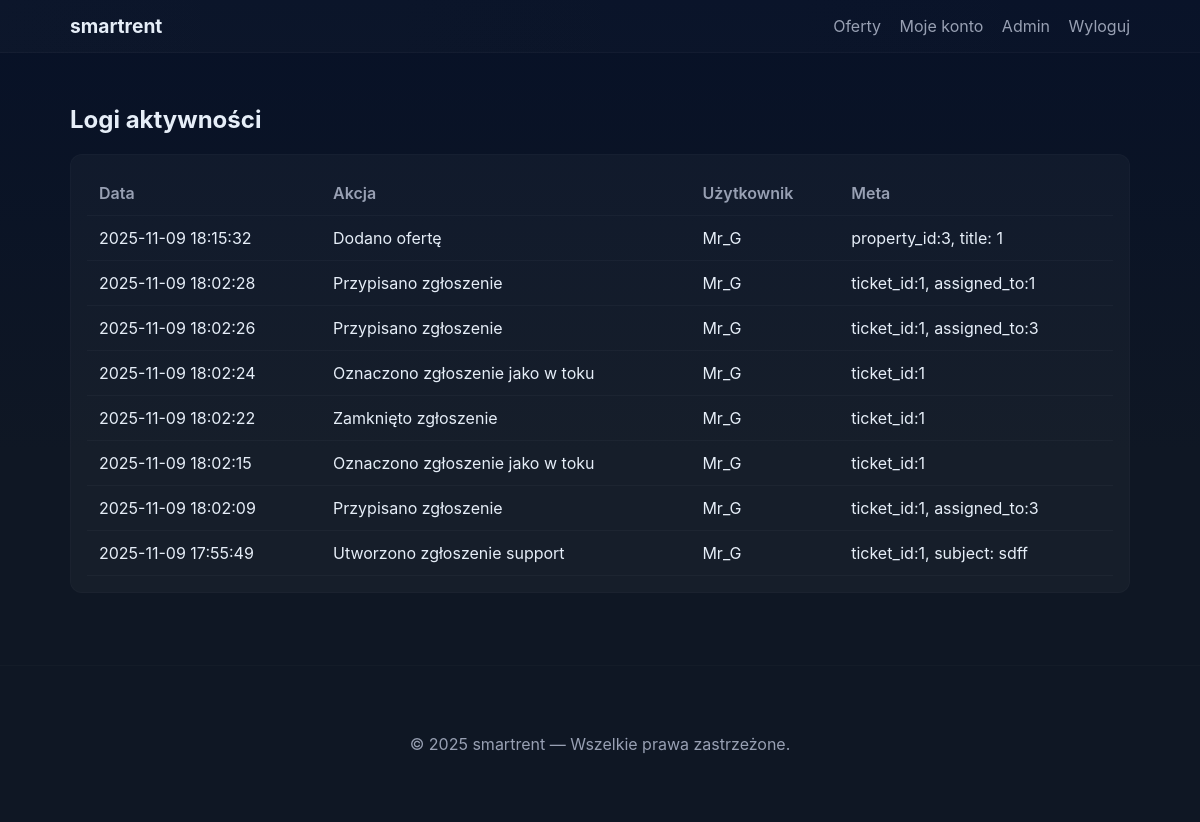
The page /admin_logs.php (signed in) on the database its author committed.
### tables this page shows
CREATE TABLE `activity_logs` (
  `id` int(11) NOT NULL,
  `actor_id` int(11) DEFAULT NULL,
  `action` varchar(255) NOT NULL,
  `meta` text DEFAULT NULL,
  `created_at` datetime DEFAULT current_timestamp()
);

CREATE TABLE `users` (
  `id` int(11) NOT NULL,
  `name` varchar(150) NOT NULL,
  `email` varchar(200) NOT NULL,
  `password` varchar(255) NOT NULL,
  `role` enum('user','admin') NOT NULL DEFAULT 'user',
  `created_at` datetime DEFAULT current_timestamp()
);

### includes/admin_functions.php (called while the page is built, shortened)
<?php
function admin_get_logs(PDO $pdo, int $limit = 200): array {
    $stmt = $pdo->prepare("SELECT l.*, u.name AS actor_name, u.email AS actor_email
                           FROM activity_logs l
                           LEFT JOIN users u ON l.actor_id = u.id
                           ORDER BY l.created_at DESC
                           LIMIT :limit");
    $stmt->bindValue(':limit', $limit, PDO::PARAM_INT);
    $stmt->execute();
    return $stmt->fetchAll(PDO::FETCH_ASSOC);
}

### admin_logs.php (the view, shortened to what this page needs)
<?php
require_once 'includes/db.php';
require_once 'includes/admin_functions.php';
$logs = admin_get_logs($pdo, 500);
?>
<!doctype html>
<html lang="pl">
<head>
  <link rel="stylesheet" href="assets/css/style.css">
</head>
<body>
<?php include 'includes/navbar.php'; ?>
<main class="container">
  <h2>Logi aktywności</h2>
  <div class="panel">
    <table class="table">
      <thead><tr><th>Data</th><th>Akcja</th><th>Użytkownik</th><th>Meta</th></tr></thead>
      <tbody>
      <?php foreach ($logs as $l): ?>
        <tr>
          <td><?=htmlspecialchars($l['created_at'])?></td>
          <td><?=htmlspecialchars($l['action'])?></td>
          <td><?=htmlspecialchars($l['actor_name'] ?? $l['actor_email'] ?? '—')?></td>
          <td><?=htmlspecialchars($l['meta'] ?? '')?></td>
        </tr>
      <?php endforeach; ?>
      </tbody>
    </table>
  </div>
</main>
<?php include 'includes/footer.php'; ?>
</body>
</html>

### assets/css/style.css (style rules this page uses)
:root { --bg:#0f1724; --card:#0b1220; --muted:#98a0b3; --accent:#6ee7b7; --accent-2:#60a5fa; --text:#e6eef8; --glass: rgba(255,255,255,0.03); --radius:12px; --max-width:1100px; --gap:18px; font-family: Inter, ui-sans-serif, system-ui, -apple-system, "Segoe UI", Roboto, "Helvetica Neue", Arial; color-scheme: dark; }
* { box-sizing:border-box }
body { margin:0; background: linear-gradient(180deg, #071127 0%, #0f1724 55%); color:var(--text); -webkit-font-smoothing:antialiased; -moz-osx-font-smoothing:grayscale; min-height:100vh; }
.container { max-width:var(--max-width); margin:0 auto; padding:32px 20px; }
.panel { background:var(--glass);padding:16px;border-radius:12px;border:1px solid rgba(255,255,255,0.02); }
.table { width:100%;border-collapse:collapse;background:transparent }
.table th, .table td { padding:12px;border-bottom:1px solid rgba(255,255,255,0.03);text-align:left }
.table thead th { color:var(--muted);font-weight:600 }

### rows shown on the page
activity_logs: created_at "2025-11-09 18:15:32", action "Dodano ofertę", users.name "Mr_G", meta "property_id:3, title: 1"
activity_logs: created_at "2025-11-09 18:02:28", action "Przypisano zgłoszenie", users.name "Mr_G", meta "ticket_id:1, assigned_to:1"
activity_logs: created_at "2025-11-09 18:02:26", action "Przypisano zgłoszenie", users.name "Mr_G", meta "ticket_id:1, assigned_to:3"
activity_logs: created_at "2025-11-09 18:02:24", action "Oznaczono zgłoszenie jako w toku", users.name "Mr_G", meta "ticket_id:1"
activity_logs: created_at "2025-11-09 18:02:22", action "Zamknięto zgłoszenie", users.name "Mr_G", meta "ticket_id:1"
activity_logs: created_at "2025-11-09 18:02:15", action "Oznaczono zgłoszenie jako w toku", users.name "Mr_G", meta "ticket_id:1"
activity_logs: created_at "2025-11-09 18:02:09", action "Przypisano zgłoszenie", users.name "Mr_G", meta "ticket_id:1, assigned_to:3"
activity_logs: created_at "2025-11-09 17:55:49", action "Utworzono zgłoszenie support", users.name "Mr_G", meta "ticket_id:1, subject: sdff"

### other values the page prints
APP_NAME "smartrent"
